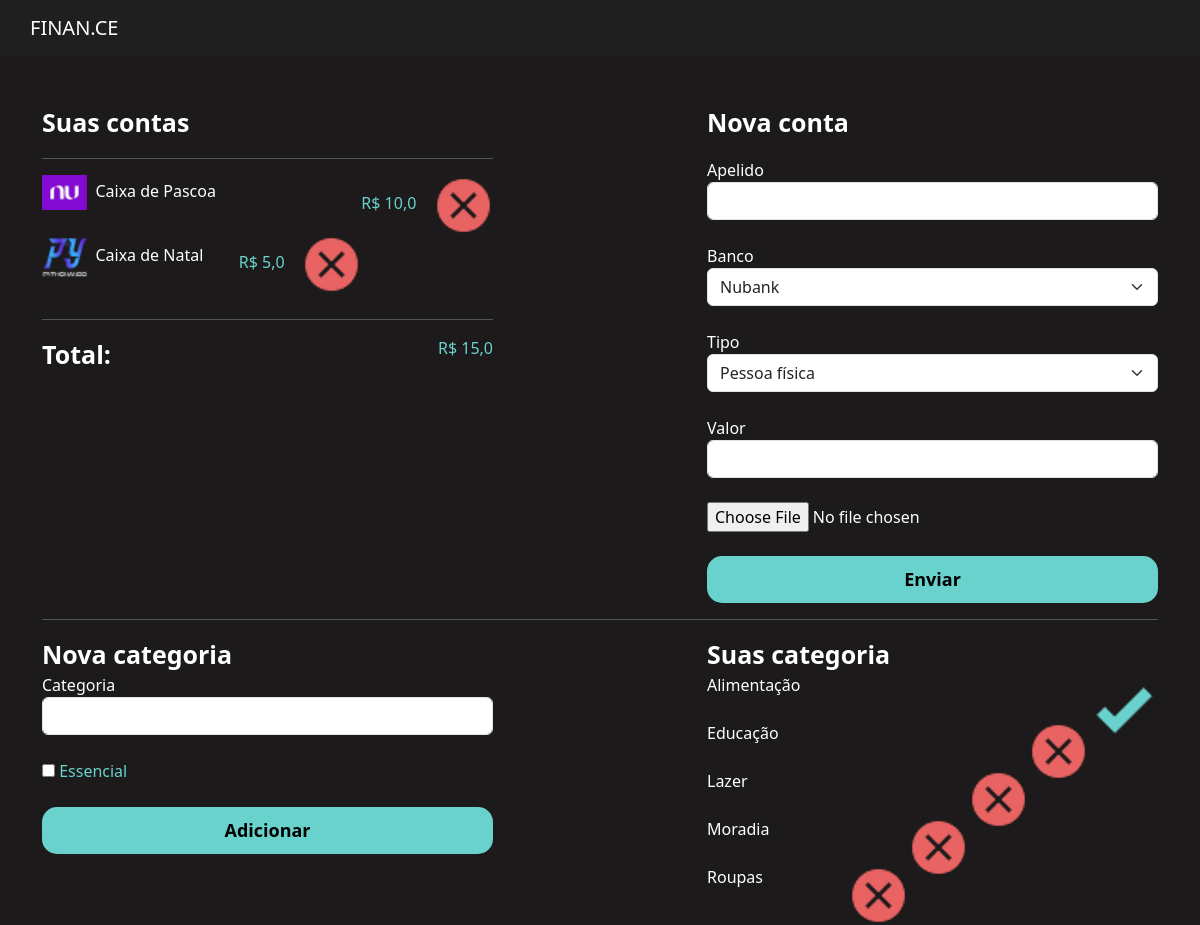
Page /perfil/gerenciar/ on the earlier database version.
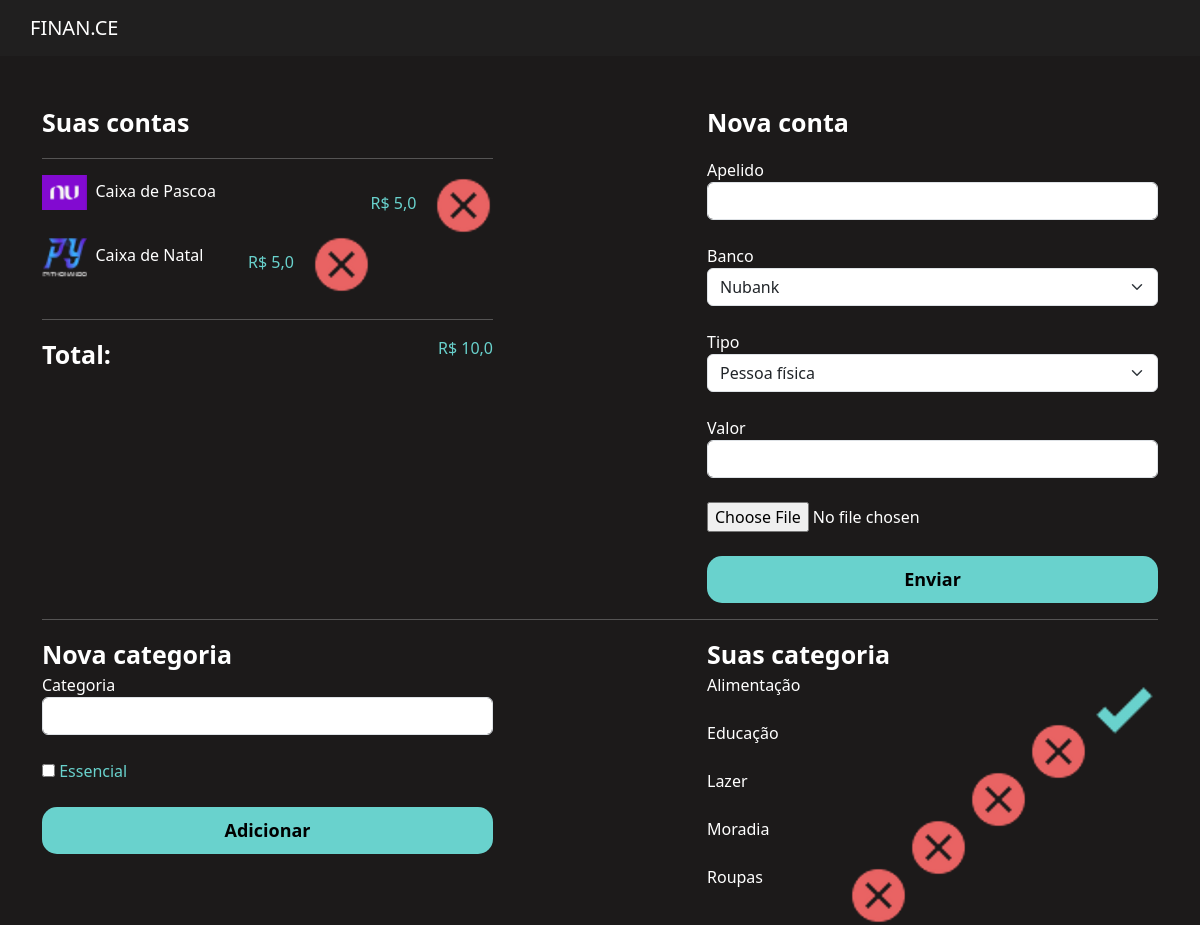
Same page on the later database version.
### perfil/models.py (models this page shows, shortened)
class Conta(models.Model):
    banco_choices = (
        ('NU', 'Nubank'),
        ('CE', 'Caixa Econômica'),
        ('BB', 'Banco do Brasil'),
    )
    tipo_choices = (
        ('pf', 'Pessoa física'),
        ('pj', 'Pessoa jurídica'),
    )
    apelido = models.CharField(max_length = 50)
    banco = models.CharField(max_length = 2, choices=banco_choices)
    tipo = models.CharField(max_length = 2, choices=tipo_choices)
    valor = models.FloatField()
    icone = models.ImageField(upload_to = 'icones')

### perfil/views.py (the view)
# urls.py: path('gerenciar/', views.gerenciar, name="gerenciar"),
def gerenciar(request):
    contas = Conta.objects.all()
    categorias = Categoria.objects.all()
    total_conta = calcula_total(contas, 'valor')
    return render(request, 'gerenciar.html', {'contas': contas, 'total_conta': total_conta, 'categorias': categorias})

### perfil/models.py (called while the page is built)
    def __str__(self):
        return self.categoria

### perfil/utils.py (called while the page is built)
def calcula_total(obj, campo):
    total = 0
    for i in obj:
        total += getattr(i, campo)
    return total

### perfil/templates/gerenciar.html (shortened to what this page needs)
{% extends 'bases/base.html' %}
{% load static %}
{% block 'head' %}
    <link href="{% static 'perfil/css/home.css' %}" rel="stylesheet">
    <link href="{% static 'perfil/css/gerenciar.css' %}" rel="stylesheet">
{% endblock %}
{% block 'body' %}
    <br>
    <br>
    <div class="container">
        <div class="row">
            <div class="col-md-5">
                <p class="fonte-destaque">Suas contas</p>
                <hr>
                <div class="contas">
                    {% for conta in contas %}
                        <div class="lista-contas-main">
                            <span><img width="10%" src="{{conta.icone.url}}">&nbsp&nbsp{{conta.apelido}}</span>
                            <span class="total-conta positivo ">R$ {{conta.valor}}&nbsp&nbsp&nbsp <a href="/perfil/deletar_banco/{{conta.id}}"><img src="{% static 'perfil/img/exit.png' %}"></a></span>
                        </div>
                        <br>
                    {% endfor %}
                </div>
                <hr>
                <span class="fonte-destaque">Total:</span>
                <span class="positivo total-conta font-destaque">R$ {{total_conta}}</span>
            </div>
            <div class="col-md-2"></div>
            <div class="col-md-5">
                <p class="fonte-destaque">Nova conta</p>
                <form action="{% url 'cadastrar_banco' %}" method="POST" enctype="multipart/form-data"> {% csrf_token %}
                    <label>Apelido</label>
                    <input type="text" name="apelido" class="form-control" placeholder="">
                    <br>
                    <label>Banco</label>
                    <select name="banco" class="form-select">
                        <option value="NU">Nubank</option>
                    </select>
                    <br>
                    <label>Tipo</label>
                    <select name="tipo" class="form-select">
                        <option value="pf">Pessoa física</option>
                    </select>
                    <br>
                    <label>Valor</label>
                    <input type="number" name="valor" class="form-control" placeholder="">
                    <br>
                    <input type="file" placeholder="Ícone" name="icone" required>
                    <br>
                    <br>
                    <input style="width: 100%" type="submit" class="botao-principal" value="Enviar">
                </form>
            </div>
        </div>
        <hr>
        <div class="row">
            <div class="col-md-5">
                <span class="fonte-destaque">Nova categoria</span>
                <form action="{% url 'cadastrar_categoria' %}" method="POST">{% csrf_token %}
                    <label>Categoria</label>
                    <input type="text" name="categoria" class="form-control">
                    <br>
                    <input type="checkbox" name="essencial" value="essencial"><label class="positivo">&nbspEssencial</label>
                    <br>
                    <br>
                    <input style="width: 100%" type="submit" class="botao-principal" value="Adicionar">
                </form>
            </div>
            <div class="col-md-2">
            </div>
            <div class="col-md-5">
                <span class="fonte-destaque">Suas categoria</span>
                <br>
                <div class="contas">
                    {% for categoria in categorias %}
                    <div class="lista-contas-main">
                        <span>{{categoria}}</span>
                        <span class="total-conta">
                            <a href="{% url 'update_categoria' categoria.id %}">
                                <img src="{% if categoria.essencial %}{% static 'perfil/img/check.png' %}{% else %}{% static 'perfil/img/exit.png' %}{% endif %}">
                            </a>
                        </span>
                    </div>
                    <br>
                    {% endfor %}
                </div>
            </div>
        </div>
    </div>
{% endblock %}

Differences in the rows shown:
changed Conta "Caixa de Pascoa": valor "10,0" → "5,0"
Other differences:
{{ total_conta }}: "15,0" → "10,0"
